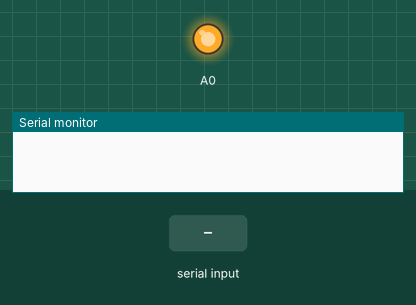
The sketch below on a simulated Arduino Uno, built with avr-gcc and run on an emulated ATmega328P. Parts: output pins drawn as LEDs (lit = HIGH), the last lines printed to the serial monitor. The inputs (shaded band) are chosen by the test bench. Storage starts empty.

Above: at 1.2 s.
1.3 s: "1" received over Serial
At 1.7 s:
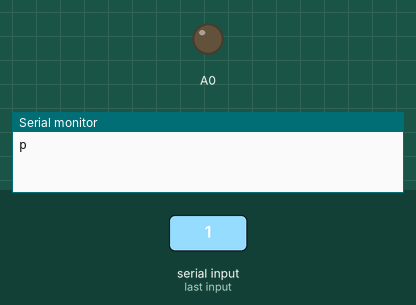
Timing chart, 0 to 4.3 s (numbered marks = the images above; inputs shaded):
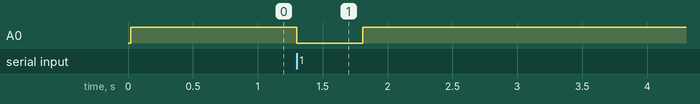

The sketch:

RetrieveLogs.ino
```cpp
#include <SdFat.h>
#include <SPI.h>

#define MAX_FILE_LEN 13
#define MAX_FILES 100
#define DEBUG_PRINT_HEX_TO_SERIAL false
#define SDFAT_FILE_TYPE 1

SdFat32 sd;
char filename[MAX_FILE_LEN];

void setup() {
  pinMode(A0, OUTPUT);

  Serial.begin(74880);
  if(!sd.begin(10)){
    if (DEBUG_PRINT_HEX_TO_SERIAL) {
      Serial.print("Could not connect to SD card!");
    }
    while(1) {
      //Always use blinky lights for error states
      //We should do different frequencies/patterns for different errors
      digitalWrite(A0, LOW);
      delay(100);
      digitalWrite(A0, HIGH);
      delay(100);
    }
  }

  int i = 0;
  strcpy(filename, "flight00.txt");
  while (i < MAX_FILES) { // iterate until we find a file that still hasn't been written
    char num[3];
    itoa(i, num, 10); // convert the file number to a C string/char array
    strcpy(&filename[6], num);
    if (!sd.exists(filename)) { // if the file is available...
      break; // we're done here
    }
    i++;
  }

  pinMode(A0, OUTPUT);
  digitalWrite(A0, HIGH);
}

void loop() {
  // put your main code here, to run repeatedly:
  if (DEBUG_PRINT_HEX_TO_SERIAL) {
    Serial.print("Hello from loop!");
  }
  while(!Serial.available());

  digitalWrite(A0, LOW);

  Serial.write('p');
  delay(500);

  int i = 0;
  char tryfilename[MAX_FILE_LEN];
  char previousFilename[MAX_FILE_LEN];
  strcpy(tryfilename, "flight00.txt");
  while (i < MAX_FILES) { // iterate until we find a file that still hasn't been written
    char num[3];
    itoa(i, num, 10); // convert the file number to a C string/char array
    strcpy(&tryfilename[6], num);
    if (!sd.exists(tryfilename)) { // if the file is available...
      break; // we're done here
    }
    i++;
    strcpy(previousFilename,tryfilename);
  }

  //Serial.println(filename);
  File32 dataFile;//= sd.open(previousFilename, FILE_READ);
  dataFile.open(previousFilename, O_READ);
  emptySerial();
  //Serial.write(previousFilename, MAX_FILE_LEN);
  uint32_t fsize = dataFile.size();
  if (!DEBUG_PRINT_HEX_TO_SERIAL) {
    writeFileBytes(fsize);
  } else {
    Serial.println(fsize);
  }

  Serial.flush();

  char* buf = new char[4];
  float out;
  char hexCar[8];

  for(long int i = 0; i < fsize / 4; i++){
    dataFile.read(buf, 4);
    out = *((float*) buf);
    if (!DEBUG_PRINT_HEX_TO_SERIAL) {
      // Write the bytes as normal if we are in normal time
      writeFileBytes(out);
      //Serial.write(buf, 4);
      Serial.flush();
    } else {
      Serial.print(F("line "));
      Serial.print(i);
      Serial.print(F("\t:\t"));
      for (int j = 0; j < 4; j++) {
        sprintf(hexCar, "%02X", (uint8_t) buf[j]);
        Serial.print(hexCar);
      }
//      Serial.print(F("\tFree memory: "));
//      Serial.print(freeMemory());
      Serial.println();
    }
  }

  digitalWrite(A0, HIGH);
  dataFile.close();
  while(1) {
    delay(1000);
  }
}

void emptySerial(){
  while(Serial.available() > 0) {
    char t = Serial.read();
  }
}

template <typename TYPE>
void writeFileBytes(TYPE data){
  const char* bytes = (const char*) &data;
  Serial.write(bytes, sizeof(TYPE));
}
```

Measured:
- after the input at 1.3 s, A0: HIGH → LOW at once, → HIGH 0.51 s later
